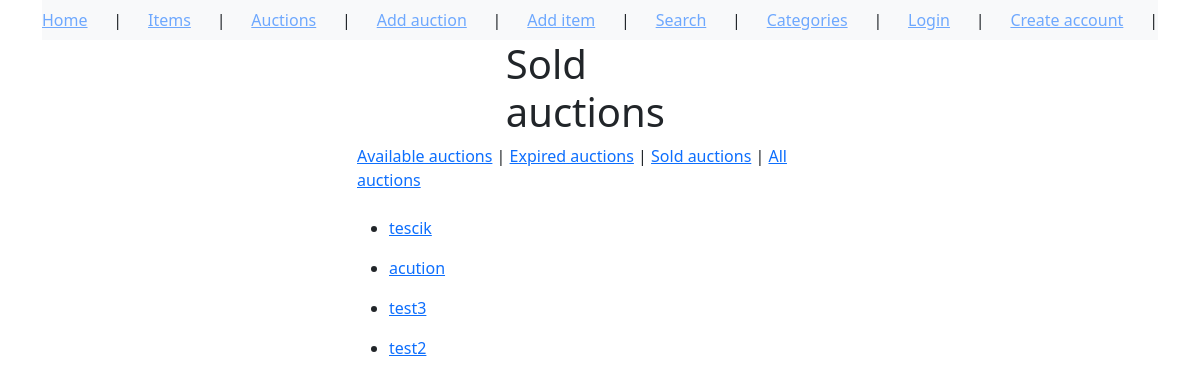
Before: /auctions/?status=sold with the older database file.
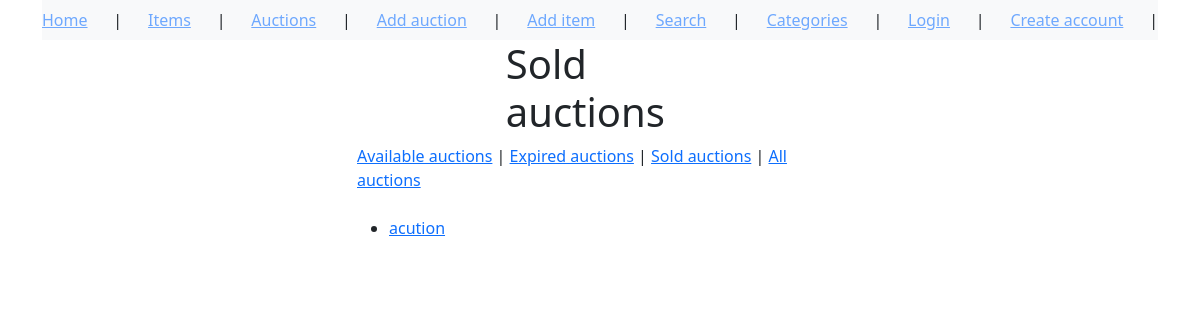
After: the same page with the newer database file.
### auctions/models.py (models this page shows, shortened)
class Auction(models.Model):
    CHOICES = (
        ('available', 'available'),
        ('expired', 'expired'),
        ('sold', 'sold'),
    )
    id = models.UUIDField(
        default=uuid.uuid4,
        unique=True,
        primary_key=True,
        editable=False
    )
    name = models.CharField(max_length=255)
    item = models.ForeignKey(Item, on_delete=models.CASCADE)
    min_price = models.DecimalField(max_digits=10, decimal_places=2)
    buy_now_price = models.DecimalField(max_digits=10, decimal_places=2, null=True, blank=True)
    end_date = models.DateTimeField()
    seller = models.ForeignKey(User, on_delete=models.CASCADE, related_name='seller')
    buyer = models.ForeignKey(User, on_delete=models.CASCADE, blank=True, related_name='buyer', null=True)
    status = models.CharField(choices=CHOICES, default='available', max_length=64)

### auctions/views.py (the view)
# urls.py: path('auctions/', auctions.AuctionsList.as_view()),
class AuctionsList(ListView):
    model = Auction
    context_object_name = 'auctions'
    paginate_by = 10
    ordering = '-end_date'
    def get_context_data(self, **kwargs):
        context = super().get_context_data(**kwargs)    # Get default context data
        for auction in context['auctions']:
            if auction.status == 'available':
                if auction.end_date < timezone.now():   # Check if end date is past
                    auction.status = 'expired'
                    auction.save()
                if auction.end_date < timezone.now() and auction.bid_set.count() > 0:
                    auction.status = 'sold'
                    auction.save()
        return context
    def get_template_names(self, **kwargs):
        status = self.request.GET.get('status')     # Get status parameter from the request
        if status == 'expired':
            return 'auctions/expired_auction_list.html'
        elif status == 'available':
            return 'auctions/available_auction_list.html'
        elif status == 'sold':
            return 'auctions/sold_auction_list.html'
        else:
            return 'auctions/auction_list.html'

### templates/auctions/sold_auction_list.html (shortened to what this page needs)
{% extends 'auctions/base_template.html' %}
{% block content %}
<div id="content", name="content", class="main">
    <div class="row justify-content-center">
        <div class="col-5">
<h1>Sold auctions</h1>
</div>
</div>
</div>
<div id="content", name="content", class="main">
    <div class="row justify-content-center">
        <div class="col-15">
<a href="/auctions/?status=available">Available auctions</a> |
<a href="/auctions/?status=expired">Expired auctions</a> |
<a href="/auctions/?status=sold">Sold auctions</a> |
<a href="/auctions">All auctions</a>
</div>
</div>
</div><br>
{% for auction in auctions %}
{% if auction.status == 'sold' %}
<ul>
    <li><a href="/auction/{{ auction.id }}">{{ auction.name }}</a></li>
</ul>
{% endif %}
{% endfor %}
{% endblock %}

Changed rows visible on the page:
removed Auction: name "tescik"
removed Auction: name "test3"
removed Auction: name "test2"
